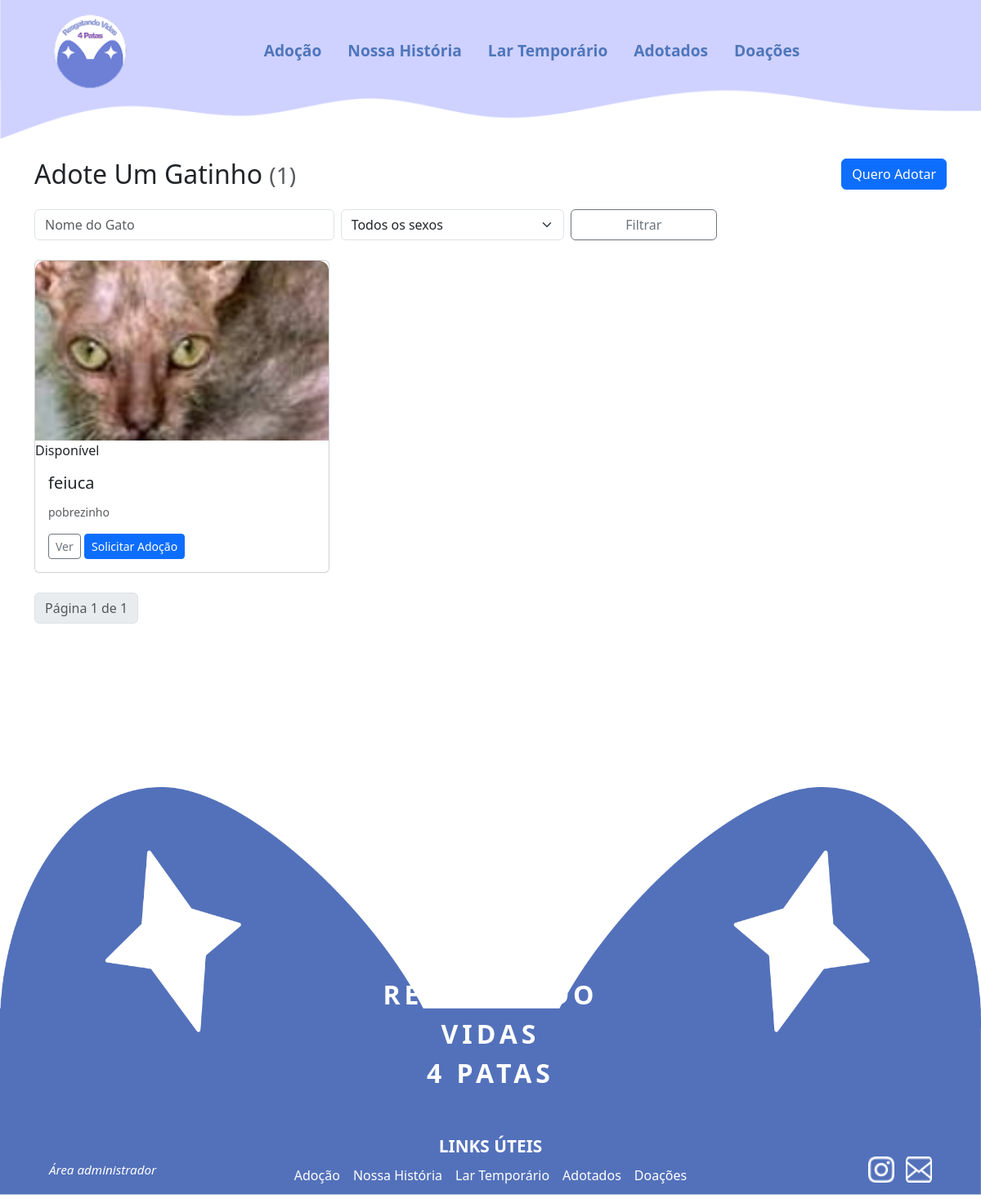
Before: /lares_temporarios/ with the older database file.
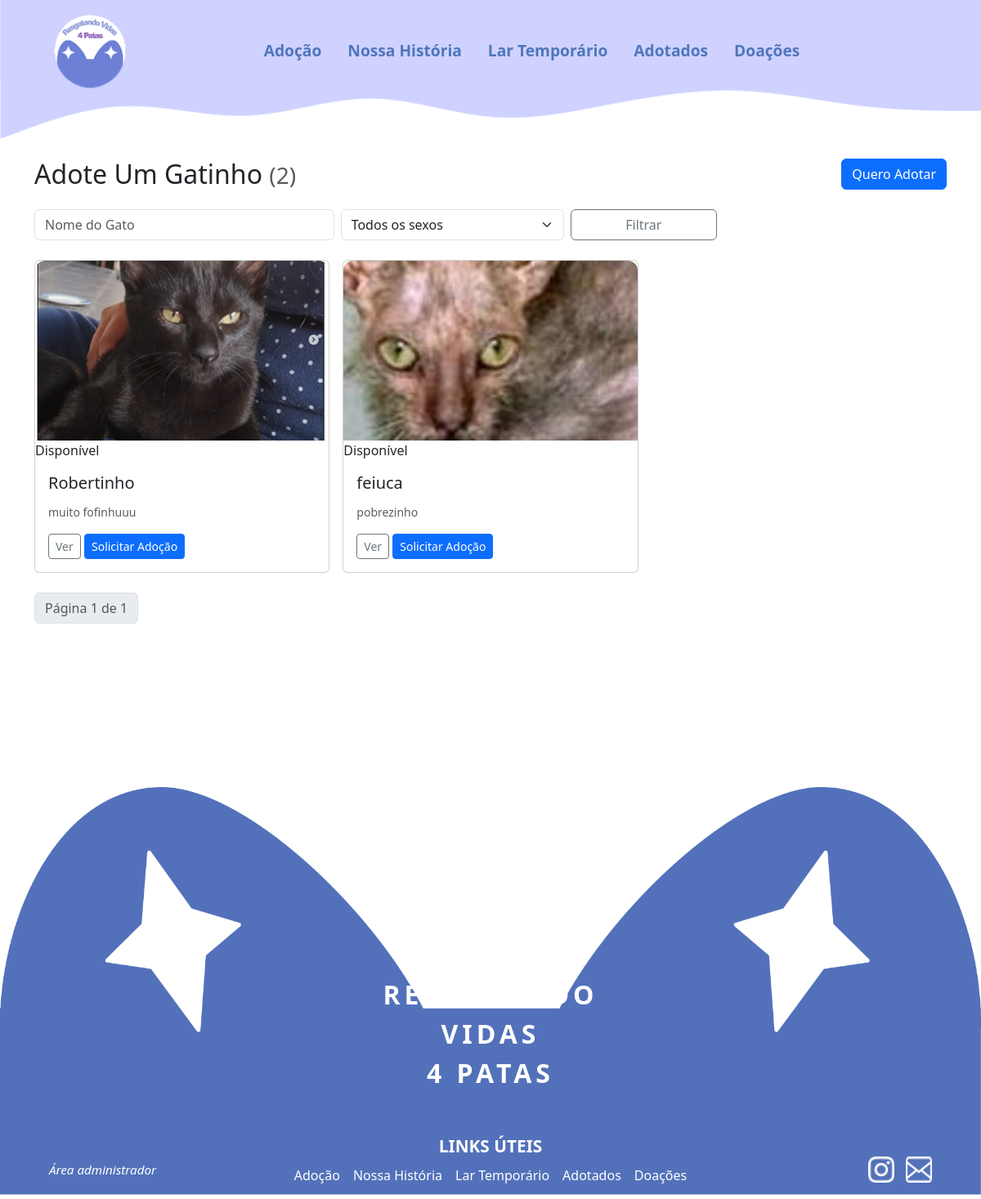
After: the same page with the newer database file.
### gatos/models.py (models this page shows, shortened)
class Gato(models.Model):
    SEXO_CHOICES = [
        ("M", "Macho"),
        ("F", "Fêmea"),
    ]
    nome = models.CharField(max_length=100, verbose_name="Nome do gato")
    sexo = models.CharField(max_length=1, choices=SEXO_CHOICES, verbose_name="Sexo", blank=False, null=False)
    idade = models.CharField(max_length=10, verbose_name="Idade")
    descricao = models.TextField(max_length=10000, verbose_name="Sobre o gato")
    imagem = models.ImageField(upload_to="gatos/", verbose_name="Foto do gato")
    lar_temporario = models.BooleanField(default=False, verbose_name="Precisa de lar temporário")
    cuidado = models.ForeignKey(Cuidado, on_delete=models.CASCADE, verbose_name="Cuidados")
    temperamento = models.ForeignKey(Temperamento, on_delete=models.CASCADE, verbose_name="Temperamento")
    sociavel = models.ForeignKey(Sociavel, on_delete=models.CASCADE, verbose_name="Socialização")
    moradia = models.ForeignKey(Moradia, on_delete=models.CASCADE, verbose_name="Moradia adequada")
    adotado = models.BooleanField(default=False, verbose_name="Adotado")
    created_at = models.DateTimeField(auto_now_add=True, verbose_name="Criado em")
    updated_at = models.DateTimeField(auto_now=True, verbose_name="Atualizado em")
    class Meta:
        verbose_name = "Gato"
        verbose_name_plural = "Gatos"
        db_table = "gatos"
        ordering = ["-created_at"]
    @cached_property
    def em_lar_temporario(self):
        from django.apps import apps
        LarTemporarioAtual = apps.get_model('lares_temporarios', 'LarTemporarioAtual')
        return LarTemporarioAtual.objects.filter(gato=self).exists()

### lares_temporarios/views.py (the view)
# urls.py: path('', views.GatoListView.as_view(), name='lista'),
class GatoListView(ListView):
    model = Gato
    template_name = 'lares_temporarios/lar_temporario_list.html'
    context_object_name = 'gatos'
    paginate_by = 12
    def get_queryset(self):
        try:
            qs = Gato.objects.filter(adotados__isnull=True)
            try:
                qs = qs.order_by('-created_at')
            except FieldError:
                qs = qs.order_by('-id')
            q = self.request.GET.get('q')
            sexo_filter = self.request.GET.get('sexo')
            if q:
                qs = qs.filter(nome__icontains=q)
            if sexo_filter == 'fêmea':
                qs = qs.filter(sexo__lte=1)
            elif sexo_filter == 'macho':
                qs = qs.filter(sexo__gt=1)
            return qs
        except Exception as e:
            logger.exception("Erro em GatoListView.get_queryset: %s", e)
            return Gato.objects.none()

### gatos/context_processors.py (called while the page is built)
def dashboard_totals(request):
    total_para_adocao = Gato.objects.exclude(id__in=Adotados.objects.values("gato")).count()
    total_lar_temporario = Gato.objects.filter(lar_temporario=True).exclude(id__in=Adotados.objects.values("gato")).count()
    total_adotados = Adotados.objects.count()
    return {
        "total_para_adocao": total_para_adocao,
        "total_lar_temporario": total_lar_temporario,
        "total_adotados": total_adotados,
    }

### lares_temporarios/templates/lares_temporarios/lar_temporario_list.html (shortened to what this page needs)
{% extends 'ong/base.html' %}
{% block content %}
<div class="hero mb-4">
  <div class="d-flex justify-content-between align-items-center">
    <h2 class="mb-0"> Adote Um Gatinho <small class="text-muted">({{ page_obj.paginator.count }})</small></h2>
    <a href="{% url 'lares_temporarios:formulario_lar_temporario' %}" class="btn btn-primary">Quero Adotar</a>
  </div>
  <form method="get" class="row g-2 mt-3">
    <div class="col-md-4">
      <input name="q" value="{{ request.GET.q }}" class="form-control" placeholder="Nome do Gato">
    </div>
    <div class="col-md-3">
      <select name="sexo" class="form-select">
        <option value="">Todos os sexos</option>
      </select>
    </div>
    <div class="col-md-2">
      <button class="btn btn-outline-secondary w-100">Filtrar</button>
    </div>
  </form>
</div>
<div class="row g-3">
  {% for gato in gatos %}
  <div class="col-lg-4 col-md-6">
    <div class="card card-cat h-100">
      {% if gato.imagem %}
      <img src="{{ gato.imagem.url }}" class="card-img-top" style="height:220px;object-fit:cover;border-top-left-radius:12px;border-top-right-radius:12px;">
      {% endif %}
      {% if gato.em_lar_temporario %}
        <span class="badge-lar-temporario">Em Lar Temporário</span>
      {% else %}
        <span class="badge-disponivel">Disponível</span>
      {% endif %}
      <div class="card-body">
        <h5 class="card-title">{{ gato.nome }}</h5>
        <p class="card-text small text-muted">{{ gato.descricao|truncatechars:80 }}</p>
        <div class="d-flex justify-content-between align-items-center mt-3">
          <div>
            <a href="{% url 'lares_temporarios:detail' gato.pk %}" class="btn btn-sm btn-outline-secondary">Ver</a>
            <a href="{% url 'lares_temporarios:formulario_lar_temporario' %}?gato={{ gato.pk }}" class="btn btn-sm btn-primary">Solicitar Adoção</a>
          </div>
        </div>
      </div>
    </div>
  </div>
  {% empty %}
  <p>Nenhum gato encontrado.</p>
  {% endfor %}
</div>
<nav class="mt-4">
  <ul class="pagination">
    <li class="page-item disabled"><span class="page-link">Página {{ page_obj.number }} de {{ page_obj.paginator.num_pages }}</span></li>
  </ul>
</nav>
{% endblock %}

Changed rows visible on the page:
added Gato: imagem (picture), shows "Disponível", nome "Robertinho", descricao "muito fofinhuuu"
Other visible differences:
{{ page_obj.paginator.count }}: "1" → "2"
